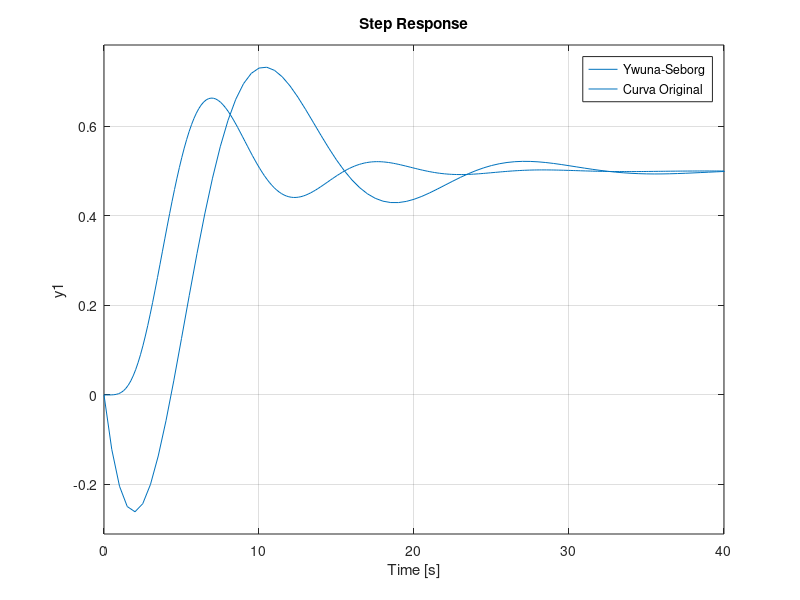

Write MATLAB code to recreate this figure. (Note: this script raises an error after producing the figure.)
%% First

kc = 1;

%g1 = 1/((s+1)^5);
g1=tf([1],[1 5 10 10 5 1]);
%g1 = tf([1],[2 5 4 1],'OutputDelay',3);

tf1=feedback(g1,1)


%tf1 = g1*kc/(g1*kc+1); 

[y_step, t_step] = step(tf1);

%%

%plot(t_step, y_step)

[y_p1,M] = max(y_step);

y_length = length(y_step);

y_inf = y_step(y_length); 

y_desc = y_step(M:y_length);

[y_m,M2] = min(y_desc);

y_length2 = length(y_desc);

y_desc2 = y_desc(M2:y_length2);

y_p2 = max(y_desc2);

%% yuanna-ciborg

kc= 1;
A=1;
k = y_inf/(kc*(A-y_inf));
kf = kc*k;
delta_t = 5.41;
%delta_t = 6.7;

zeta_m1=-log((y_inf-y_m)/(y_p1-y_inf))/sqrt(pi^2+(log((y_inf-y_m)/(y_p1-y_inf)))^2);
zeta_m2=-log((y_p2-y_inf)/(y_p1-y_inf))/sqrt(4*pi^2+(log((y_p2-y_inf)/(y_p1-y_inf)))^2);
zeta_m=(zeta_m1+zeta_m2)/2;

theta_m = (2*delta_t*sqrt((1-zeta_m^2)*(kf+1)))/pi*(zeta_m*sqrt(kf+1)+sqrt(zeta_m^2*(kf+1)+kf));
tau_m = (delta_t*(zeta_m*sqrt(kf+1)+sqrt(zeta_m^2*(kf+1)+kf))*sqrt((1-zeta_m^2)*(kf+1)))/pi;

k_linha = kf/(kf+1);

tau = ((theta_m*tau_m)/(2*(kf+1)))^0.5; 

zeta =(tau_m+0.5*theta_m*(1-kc))/(2*theta_m*tau_m*(kc+1))^0.5;
tf2 = tf([-k_linha*0.5*theta_m,k_linha],[tau^2,2*zeta*tau,1]);

step(tf2)
hold on
step(tf1)

legend('Ywuna-Seborg','Curva Original')
%% EQM - Erro quadrático médio

syms s;

gs1= k_linha*(1-0.5*theta_m*s)/(tau^2*s^2+2*zeta*tau*s+1);

gs11 = gs1/s;
gt = ilaplace(gs11);
ht = matlabFunction(gt);
y2 = ht(t_step);

e = y_step-y2;
e_sum = sum(e.^2);

EQM = e_sum/196;



